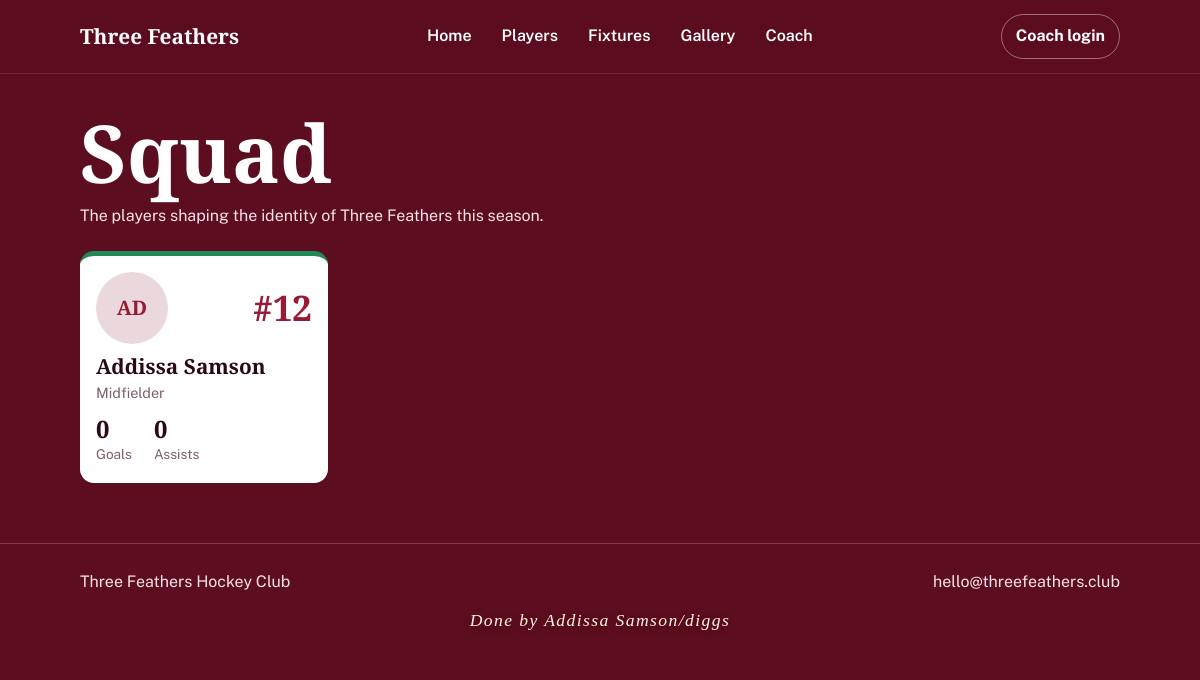
Screenshot of /players/ with the database file from the repository.
### club/models.py (models this page shows, shortened)
class Player(models.Model):
    POSITIONS = (
        ('Goalkeeper', 'Goalkeeper'),
        ('Defender', 'Defender'),
        ('Midfielder', 'Midfielder'),
        ('Forward', 'Forward'),
    )
    name = models.CharField(max_length=80)
    number = models.PositiveSmallIntegerField(blank=True, null=True)
    position = models.CharField(max_length=20, choices=POSITIONS, default='Midfielder')
    goals = models.PositiveIntegerField(default=0)
    assists = models.PositiveIntegerField(default=0)
    photo = models.ImageField(upload_to='players/', blank=True, null=True)
    created_at = models.DateTimeField(auto_now_add=True)
    class Meta:
        ordering = ['name']

class ClubProfile(models.Model):
    name = models.CharField(max_length=120, default='Three Feathers Hockey Club')
    about = models.TextField(blank=True)
    training = models.TextField(blank=True)
    pitch = models.TextField(blank=True)
    contact = models.TextField(blank=True)
    updated_at = models.DateTimeField(auto_now=True)
    class Meta:
        verbose_name = 'club profile'
        verbose_name_plural = 'club profiles'

### club/views.py (the view)
# urls.py: path('players/', views.players_view, name='players'),
def players_view(request):
    club = get_club()
    players = list(Player.objects.order_by('-goals', '-assists', 'name'))
    return render(request, 'club/players.html', {'club': club, 'players': players})

### club/views.py (called while the page is built, shortened)
def get_club():
    club = ClubProfile.objects.first()
    return club

### club/templates/club/players.html (shortened to what this page needs)
{% extends 'club/base.html' %}
{% block content %}
<section class="page-section">
  <div class="wrap">
    <h1>Squad</h1>
    <p class="lede">The players shaping the identity of Three Feathers this season.</p>
    <div class="grid players-grid">
      {% for player in players %}
      <article class="card">
        <div class="cardhead">
          {% if player.photo %}
          <img class="ava" src="{{ player.photo.url }}" alt="{{ player.name }}">
          {% else %}
          <div class="ava">{{ player.name|slice:':2'|upper }}</div>
          {% endif %}
          <div class="num">{% if player.number %}#{{ player.number }}{% endif %}</div>
        </div>
        <h3>{{ player.name }}</h3>
        <div class="pos">{{ player.position }}</div>
        <div class="tally">
          <div><b>{{ player.goals }}</b><span>Goals</span></div>
          <div><b>{{ player.assists }}</b><span>Assists</span></div>
        </div>
      </article>
      {% empty %}
      <p class="empty on-bg">No players have been added yet.</p>
      {% endfor %}
    </div>
  </div>
</section>
{% endblock %}

### club/templates/club/base.html (shortened to what this page needs)
{% load static %}
<!DOCTYPE html>
<html lang="en">
<head>
    <link rel="stylesheet" href="{% static 'club/styles.css' %}">
</head>
<body>
    <header class="top">
        <div class="wrap topbar">
            <a class="brand" href="{% url 'home' %}">Three Feathers</a>
            <nav aria-label="Main navigation">
                <a href="{% url 'home' %}">Home</a>
                <a href="{% url 'players' %}">Players</a>
                <a href="{% url 'fixtures' %}">Fixtures</a>
                <a href="{% url 'gallery' %}">Gallery</a>
                <a href="{% url 'coach_dashboard' %}">Coach</a>
            </nav>
            {% if request.session.coach_authenticated %}
                <a class="coachbtn" href="{% url 'coach_logout' %}">Coach logout</a>
            {% else %}
                <a class="coachbtn" href="{% url 'coach_login' %}">Coach login</a>
            {% endif %}
        </div>
    </header>
    {% block content %}{% endblock %}
    <footer class="site-footer">
        <div class="wrap footer-wrap">
            <span>{{ club.name }}</span>
            <span>{{ club.contact|default:'hello@threefeathers.club' }}</span>
        </div>
        <div class="wrap signature-wrap">
            <p class="signature">Done by Addissa Samson/diggs</p>
        </div>
    </footer>
</body>
</html>

### club/static/club/styles.css (style rules this page uses)
:root { --bg: #5d0d20; --bg-deep: #430813; --card: #ffffff; --ink: #2a0a12; --muted: #7d6068; --line: #ebd8dc; --accent: #991a35; --green: #1f8a54; --green-deep: #176c42; --gold: #e0b64a; --serif: "Alegreya", Georgia, serif; --sans: "Public Sans", system-ui, sans-serif; }
* { box-sizing: border-box; }
html { scroll-behavior: smooth; }
body { margin: 0; background: var(--bg); color: white; font: 16px/1.55 var(--sans); }
a { color: inherit; }
.wrap { max-width: 1080px; margin: 0 auto; padding: 0 20px; }
.top { position: sticky; top: 0; backdrop-filter: blur(10px); background: rgba(93, 13, 32, 0.9); z-index: 10; border-bottom: 1px solid rgba(255,255,255,.12); }
.topbar { display: flex; align-items: center; justify-content: space-between; gap: 12px; padding-top: 14px; padding-bottom: 14px; flex-wrap: wrap; }
.brand { color: white; text-decoration: none; font: 800 1.3rem var(--serif); }
nav { display: flex; align-items: center; gap: 6px; flex-wrap: wrap; }
nav a { color: #fff; text-decoration: none; font-weight: 600; padding: 8px 12px; border-radius: 8px; }
.coachbtn { background: transparent; border: 1px solid rgba(255,255,255,.4); color: #fff; padding: 9px 14px; border-radius: 999px; text-decoration: none; font-weight: 700; }
h1 { font: 800 clamp(2.8rem,8vw,5rem)/.95 var(--serif); margin: 0 0 14px; }
section { padding: 46px 0 10px; }
.page-section { padding-top: 40px; }
.lede { color: #f5e3e8; margin: 0 0 22px; max-width: 60ch; }
.panel h2, .panel h3, .card h3, .fx h3 { font: 800 1.5rem var(--serif); margin: 0 0 12px; }
.grid { display: grid; grid-template-columns: repeat(auto-fill, minmax(220px, 1fr)); gap: 16px; }
.card { background: var(--card); color: var(--ink); border-radius: 14px; padding: 16px; border-top: 5px solid var(--green); }
.cardhead { display: flex; align-items: center; justify-content: space-between; gap: 12px; }
.ava { width: 72px; height: 72px; border-radius: 50%; object-fit: cover; background: var(--line); display: grid; place-items: center; font: 800 1.25rem var(--serif); color: var(--accent); flex: none; text-transform: uppercase; }
.num { font: 800 2.2rem/1 var(--serif); color: var(--accent); min-height: 2.2rem; }
.card h3 { margin: 8px 0 2px; font: 800 1.3rem var(--serif); }
.pos { color: var(--muted); font-size: .9rem; }
.tally { display: flex; gap: 22px; margin-top: 12px; }
.tally b { display: block; font: 800 1.5rem/1.1 var(--serif); }
.tally span { font-size: .85rem; color: var(--muted); }
footer { margin-top: 50px; padding: 26px 0; border-top: 1px solid rgba(255,255,255,.2); color: #f5e3e8; }
.footer-wrap { display: flex; justify-content: space-between; gap: 12px; flex-wrap: wrap; }
.site-footer { margin-top: 50px; padding: 26px 0 18px; border-top: 1px solid rgba(255,255,255,.2); color: #f5e3e8; }
.signature-wrap { margin-top: 12px; }
.signature { margin: 0; text-align: center; font-family: "Georgia", "Times New Roman", serif; font-size: 1.1rem; font-style: italic; letter-spacing: 0.08em; color: #fff6d9; text-shadow: 0 2px 10px rgba(0,0,0,.25); }

### rows the page displays
Player: name "AD", number "12", name "Addissa Samson", position "Midfielder", goals "0", assists "0"
ClubProfile: name "Three Feathers Hockey Club", contact "hello@threefeathers.club"
